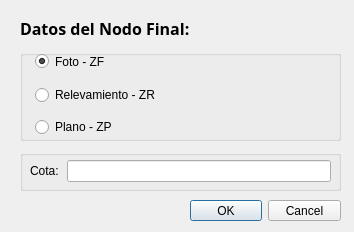
<?xml version="1.0" encoding="UTF-8"?>
<ui version="4.0">
 <class>NodoFinalTramo</class>
 <widget class="QDialog" name="NodoFinalTramo">
  <property name="geometry">
   <rect>
    <x>0</x>
    <y>0</y>
    <width>354</width>
    <height>232</height>
   </rect>
  </property>
  <property name="windowTitle">
   <string>Información Nodo Final</string>
  </property>
  <property name="modal">
   <bool>true</bool>
  </property>
  <widget class="QLabel" name="label">
   <property name="geometry">
    <rect>
     <x>20</x>
     <y>20</y>
     <width>171</width>
     <height>16</height>
    </rect>
   </property>
   <property name="font">
    <font>
     <family>Bell MT</family>
     <pointsize>12</pointsize>
     <weight>75</weight>
     <italic>false</italic>
     <bold>true</bold>
    </font>
   </property>
   <property name="text">
    <string>Datos del Nodo Final:</string>
   </property>
   <property name="textFormat">
    <enum>Qt::AutoText</enum>
   </property>
  </widget>
  <widget class="QDialogButtonBox" name="buttonBox">
   <property name="geometry">
    <rect>
     <x>190</x>
     <y>200</y>
     <width>151</width>
     <height>21</height>
    </rect>
   </property>
   <property name="standardButtons">
    <set>QDialogButtonBox::Cancel|QDialogButtonBox::Ok</set>
   </property>
  </widget>
  <widget class="QGroupBox" name="groupBox">
   <property name="geometry">
    <rect>
     <x>20</x>
     <y>50</y>
     <width>321</width>
     <height>91</height>
    </rect>
   </property>
   <property name="title">
    <string/>
   </property>
   <widget class="QWidget" name="formLayoutWidget">
    <property name="geometry">
     <rect>
      <x>0</x>
      <y>0</y>
      <width>321</width>
      <height>87</height>
     </rect>
    </property>
    <layout class="QFormLayout" name="formLayout">
     <property name="rowWrapPolicy">
      <enum>QFormLayout::DontWrapRows</enum>
     </property>
     <property name="labelAlignment">
      <set>Qt::AlignLeading|Qt::AlignLeft|Qt::AlignVCenter</set>
     </property>
     <property name="horizontalSpacing">
      <number>8</number>
     </property>
     <property name="verticalSpacing">
      <number>12</number>
     </property>
     <item row="2" column="0">
      <widget class="QLabel" name="label_4">
       <property name="text">
        <string/>
       </property>
      </widget>
     </item>
     <item row="0" column="1">
      <widget class="QRadioButton" name="rb_foto_final">
       <property name="sizePolicy">
        <sizepolicy hsizetype="Expanding" vsizetype="Preferred">
         <horstretch>50</horstretch>
         <verstretch>50</verstretch>
        </sizepolicy>
       </property>
       <property name="font">
        <font>
         <pointsize>9</pointsize>
        </font>
       </property>
       <property name="text">
        <string>Foto - ZF</string>
       </property>
       <property name="checked">
        <bool>true</bool>
       </property>
      </widget>
     </item>
     <item row="2" column="1">
      <widget class="QRadioButton" name="rb_plano_final">
       <property name="font">
        <font>
         <pointsize>9</pointsize>
        </font>
       </property>
       <property name="text">
        <string>Plano - ZP</string>
       </property>
      </widget>
     </item>
     <item row="1" column="1">
      <widget class="QRadioButton" name="rb_relev_final">
       <property name="font">
        <font>
         <pointsize>9</pointsize>
        </font>
       </property>
       <property name="text">
        <string>Relevamiento - ZR</string>
       </property>
      </widget>
     </item>
    </layout>
   </widget>
  </widget>
  <widget class="QGroupBox" name="groupBox_2">
   <property name="geometry">
    <rect>
     <x>20</x>
     <y>150</y>
     <width>321</width>
     <height>41</height>
    </rect>
   </property>
   <property name="title">
    <string/>
   </property>
   <widget class="QWidget" name="formLayoutWidget_2">
    <property name="geometry">
     <rect>
      <x>10</x>
      <y>10</y>
      <width>301</width>
      <height>31</height>
     </rect>
    </property>
    <layout class="QFormLayout" name="formLayout_2">
     <property name="rowWrapPolicy">
      <enum>QFormLayout::DontWrapRows</enum>
     </property>
     <property name="labelAlignment">
      <set>Qt::AlignLeading|Qt::AlignLeft|Qt::AlignVCenter</set>
     </property>
     <property name="horizontalSpacing">
      <number>8</number>
     </property>
     <property name="verticalSpacing">
      <number>12</number>
     </property>
     <item row="0" column="0">
      <widget class="QLabel" name="label_5">
       <property name="font">
        <font>
         <pointsize>9</pointsize>
        </font>
       </property>
       <property name="text">
        <string>Cota:</string>
       </property>
      </widget>
     </item>
     <item row="0" column="1">
      <widget class="QLineEdit" name="cota_final">
       <property name="enabled">
        <bool>true</bool>
       </property>
       <property name="sizePolicy">
        <sizepolicy hsizetype="Expanding" vsizetype="Fixed">
         <horstretch>0</horstretch>
         <verstretch>0</verstretch>
        </sizepolicy>
       </property>
      </widget>
     </item>
    </layout>
   </widget>
  </widget>
 </widget>
 <resources/>
 <connections>
  <connection>
   <sender>buttonBox</sender>
   <signal>clicked(QAbstractButton*)</signal>
   <receiver>NodoFinalTramo</receiver>
   <slot>accept()</slot>
   <hints>
    <hint type="sourcelabel">
     <x>280</x>
     <y>132</y>
    </hint>
    <hint type="destinationlabel">
     <x>181</x>
     <y>75</y>
    </hint>
   </hints>
  </connection>
  <connection>
   <sender>buttonBox</sender>
   <signal>rejected()</signal>
   <receiver>NodoFinalTramo</receiver>
   <slot>reject()</slot>
   <hints>
    <hint type="sourcelabel">
     <x>280</x>
     <y>132</y>
    </hint>
    <hint type="destinationlabel">
     <x>181</x>
     <y>75</y>
    </hint>
   </hints>
  </connection>
 </connections>
</ui>
